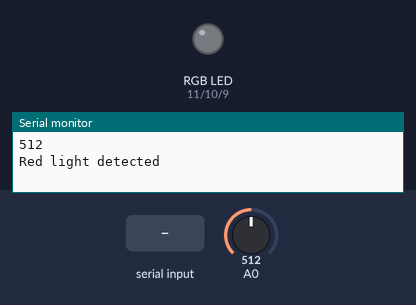
A program run on a simulated Arduino Mega 2560, built with avr-gcc and run on an emulated ATmega2560. Shown: an RGB LED mixed from three pins (HIGH = lit), the last lines printed to the serial monitor. The inputs (shaded band) are chosen by the test bench; at power-on: A0 = 512. Dim RGB values are drawn brighter than linear.

Above: at 1.2 s.
1.3 s: "r" received over Serial
At 2.5 s:
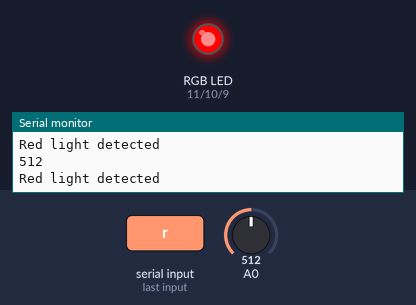
2.8 s: "g" received over Serial
At 3.6 s:
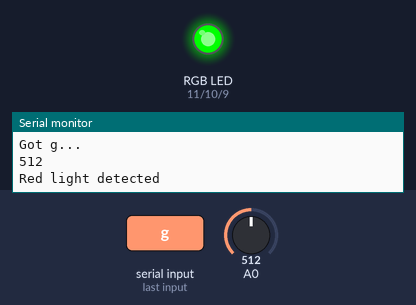
4.3 s: "b" received over Serial
At 4.7 s:
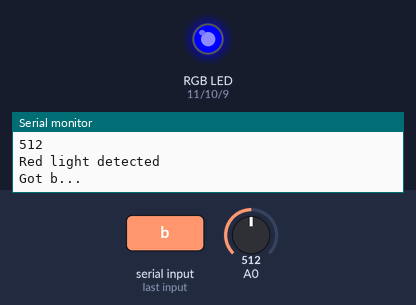
5.8 s: "w" received over Serial
At 7.0 s:
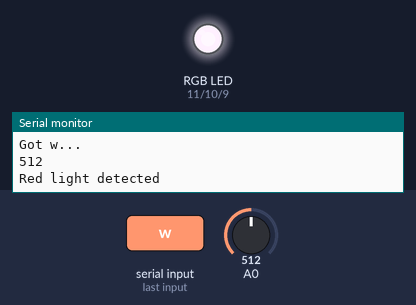
7.3 s: "m" received over Serial
At 8.2 s:
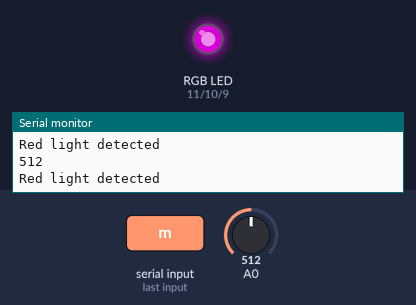
8.8 s: "y" received over Serial
At 9.4 s:
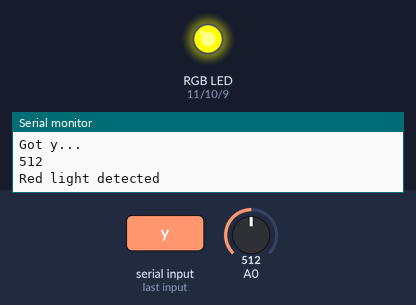
Timing chart, 0 to 11.3 s (numbered marks = the images above; inputs shaded):
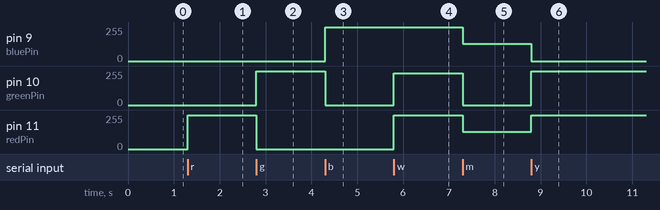

The program:

main.cpp
```cpp
#include <Arduino.h>

const int redPin = 11;
const int greenPin = 10;
const int bluePin = 9;
const long COUNTER_VAL = 50000;
long counter = 0;

void setup() {
  Serial.begin(9600);

  pinMode(redPin, OUTPUT);
  pinMode(greenPin, OUTPUT);
  pinMode(bluePin, OUTPUT);
}

void color(unsigned char red, unsigned char green, unsigned char blue) {
  analogWrite(redPin, red);
  analogWrite(greenPin, green);
  analogWrite(bluePin, blue);
}

void loop() {
  if (Serial.available() > 0) {
    char input = Serial.read();

    Serial.print("Got ");
    Serial.print(input);
    Serial.println("...");

    switch (input) {
    case 'r':
      color(255, 0, 0);
      break;
    case 'g':
      color(0, 255, 0);
      break;
    case 'b':
      color(0, 0, 255);
      break;
    case 'y':
      color(255, 255, 0);
      break;
    case 'c':
      color(0, 200, 255);
      break;
    case 'm':
      color(128, 0, 128);
      break;
    case 'w':
      color(255, 240, 255);
      break;
    case '0':
      color(0, 0, 0);
      break;
    }
  }

  if (counter < COUNTER_VAL)
    counter++;
  else {
    int sensorValue = analogRead(A0);
    Serial.println(sensorValue);

    if (sensorValue < 515 && sensorValue > 510)
      Serial.println("Red light detected");

    counter = 0;
  }
}
```

Measured:
- after the input at 1.3 s, pin 11 (redPin): 0/255 → 255/255 at once
- after the input at 2.8 s, pin 10 (greenPin): 0/255 → 255/255 at once; pin 11 (redPin): 255/255 → 0/255 at once
- after the input at 4.3 s, pin 9 (bluePin): 0/255 → 255/255 at once; pin 10 (greenPin): 255/255 → 0/255 at once
- after the input at 5.8 s, pin 10 (greenPin): 0/255 → 240/255 at once; pin 11 (redPin): 0/255 → 255/255 at once
- after the input at 7.3 s, pin 9 (bluePin), pin 11 (redPin): 255/255 → 128/255 at once; pin 10 (greenPin): 240/255 → 0/255 at once
- after the input at 8.8 s, pin 9 (bluePin): 128/255 → 0/255 at once; pin 10 (greenPin): 0/255 → 255/255 at once; pin 11 (redPin): 128/255 → 255/255 at once
